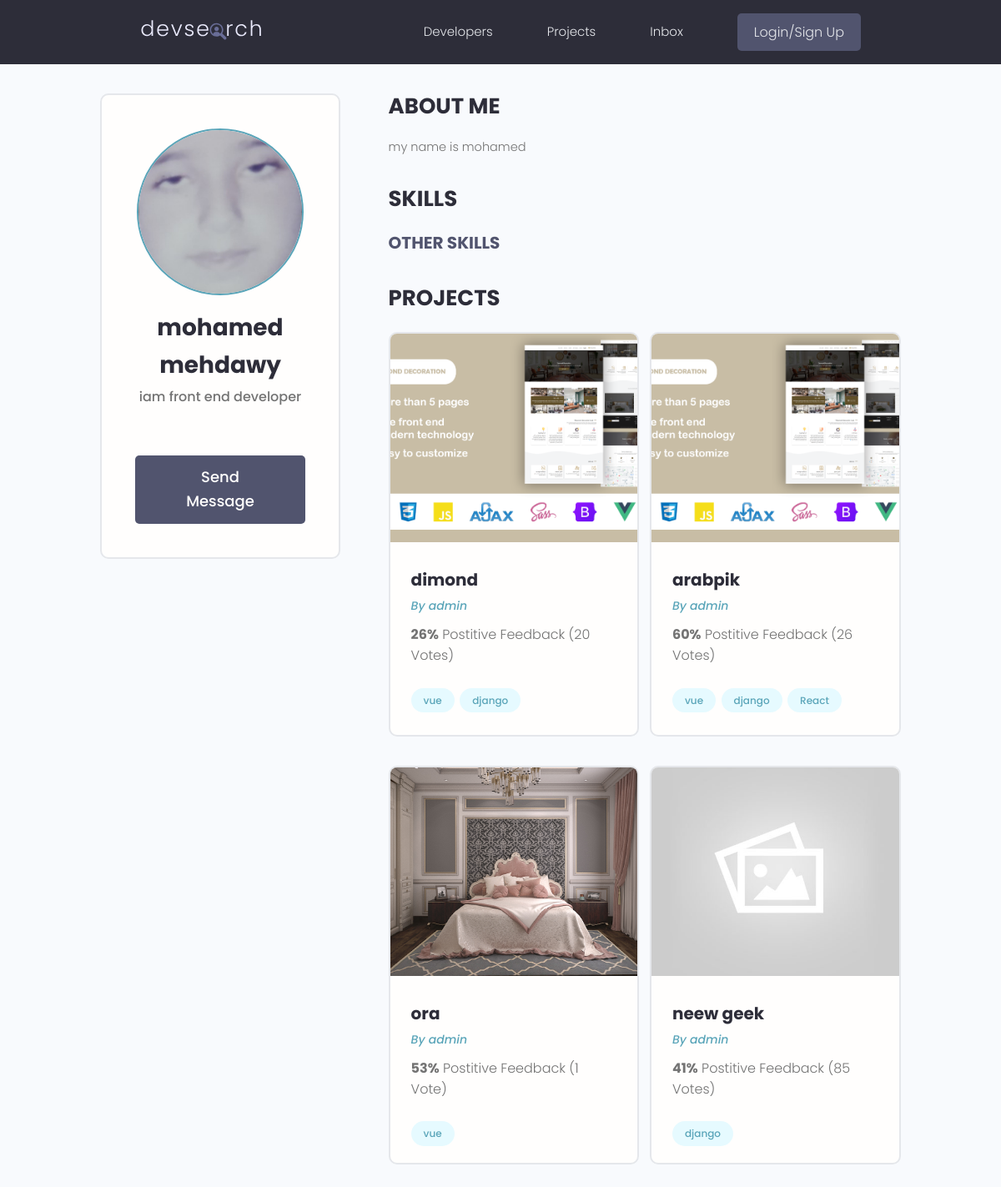
Before: /profile/0748c0b3-2df6-4669-8013-1fe528268a94 with the older database file.
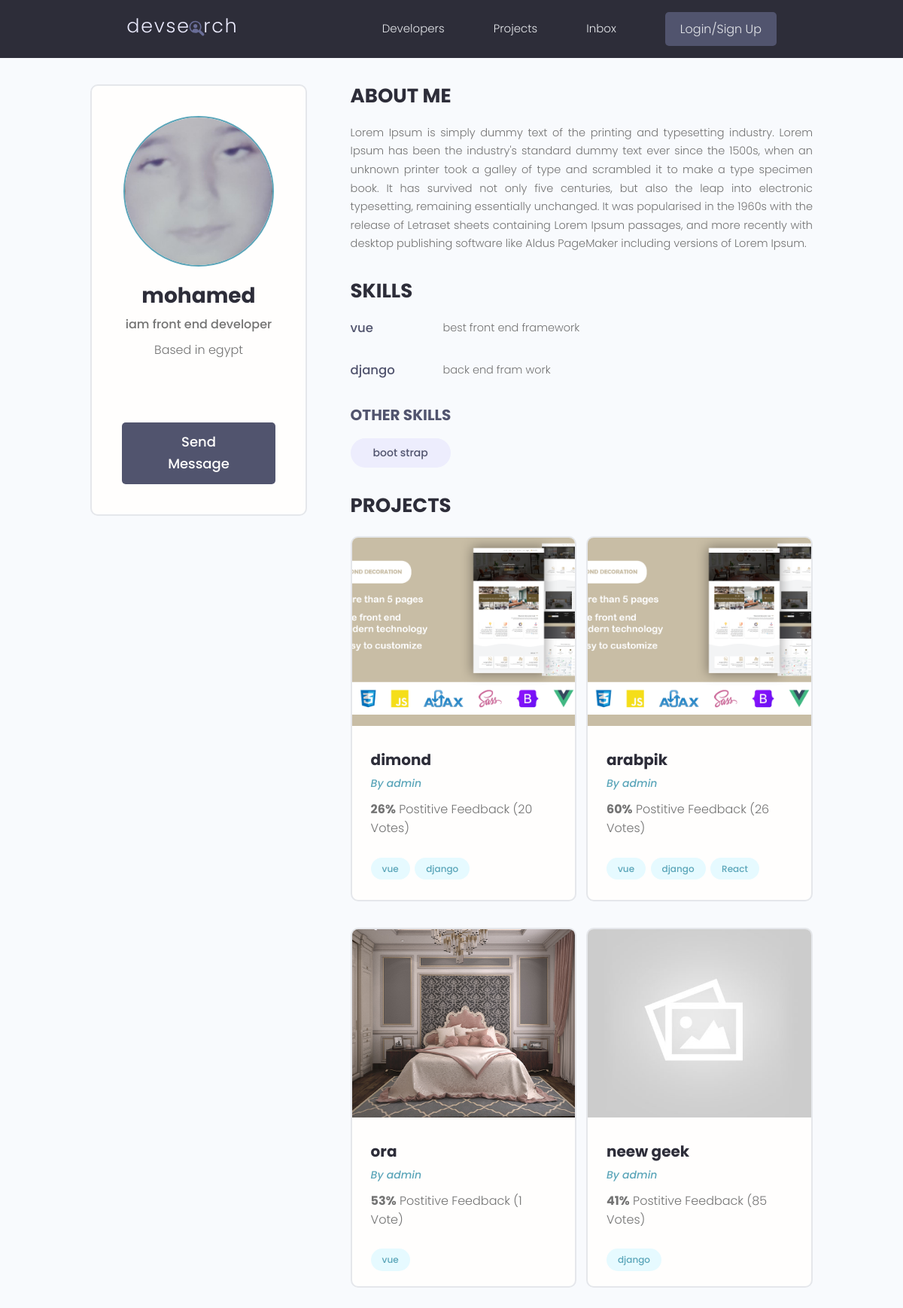
After: the same page with the newer database file.
### users/models.py (models this page shows)
class Profile(models.Model):
    id = models.UUIDField(default=uuid.uuid4, unique=True,
                            primary_key=True, editable=False)
    user = models.OneToOneField(
        User, null=True, blank=True, on_delete=models.CASCADE)
    name = models.CharField(max_length=200, null=True, blank=True)
    headline = models.CharField(max_length=800, null=True, blank=True)
    bio = models.TextField(null=True, blank=True)
    location = models.CharField(max_length=200, null=True, blank=True)
    profile_image = models.ImageField(
        null=True, blank=True, upload_to="profiles/", default="profiles/user-default.png")
    social_github = models.URLField(max_length=200, null=True, blank=True)
    social_twitter = models.URLField(max_length=200, null=True, blank=True)
    social_linkedin = models.URLField(max_length=200, null=True, blank=True)
    social_youtube = models.URLField(max_length=200, null=True, blank=True)
    social_website = models.URLField(max_length=200, null=True, blank=True)
    created = models.DateTimeField(auto_now_add=True)
    def __str__(self):
        return str(self.user.username)

class Skill(models.Model):
    id = models.UUIDField(default=uuid.uuid4, unique=True,
                            primary_key=True, editable=False)
    owner = models.ForeignKey(Profile, on_delete=models.CASCADE)
    name = models.CharField(max_length=200, null=True, blank=True)
    description = models.TextField(null=True, blank=True)
    created = models.DateTimeField(auto_now_add=True)
    def __str__(self):
        return self.name

### projects/models.py (models this page shows, shortened)
class Project(models.Model):
    id = models.UUIDField(default=uuid.uuid4, unique=True, primary_key=True, editable=False)
    owner = models.ForeignKey(Profile, null=True, blank=True, on_delete=models.SET_NULL)
    title = models.CharField(max_length=2000)
    description = models.TextField(null=True, blank=True)
    image = models.ImageField(default="default.jpg")
    tags = models.ManyToManyField('Tag', blank=True)
    demo_link = models.URLField(max_length=2000, null=True, blank=True)
    source_link = models.URLField(max_length=2000, null=True, blank=True)
    vote_total = models.IntegerField(default=0, null=True, blank=True)
    vote_ratio = models.IntegerField(default=0, null=True, blank=True)
    created = models.DateTimeField(auto_now_add=True)

class Tag(models.Model):
    id = models.UUIDField(default=uuid.uuid4, unique=True, primary_key=True, editable=False)
    name = models.CharField(max_length=300)
    created = models.DateTimeField(auto_now_add=True)
    def __str__(self):
        return self.name

### users/views.py (the view)
# urls.py: path('profile/<str:pk>', views.userProfile, name="user-profile")
def userProfile(request, pk):
    profile = Profile.objects.get(id=pk)
    topSkills = profile.skill_set.exclude(description = "")
    otherSkills = profile.skill_set.filter(description = "")
    context = {
        "profile": profile,
        "topSkills": topSkills,
        "otherSkills": otherSkills
    }
    return render(request, "users/user-profile.html", context)

### users/templates/users/user-profile.html (shortened to what the changed rows need)
{% extends "main.html" %}
{% block content %}
<main class="profile my-md">
    <div class="container">
        <div class="layout">
            <div class="column column--1of3">
                <div class="card text-center">
                    <div class="card__body dev">
                        <img class="avatar avatar--xl" src="{{profile.profile_image.url}}" />
                        <h2 class="dev__name">{{profile.name}}</h2>
                        <p class="dev__title">{{profile.headline}}</p>
                        {% if profile.location %}
                        <p class="dev__location">Based in {{profile.location}}</p>
                        {% endif %}
                        <ul class="dev__social">
                        </ul>
                        <a href="#" class="btn btn--sub btn--lg">Send Message </a>
                    </div>
                </div>
            </div>
            <div class="column column--2of3">
                <div class="devInfo">
                    <h3 class="devInfo__title">About Me</h3>
                    <p class="devInfo__about">
                        {{profile.bio}}
                    </p>
                </div>
                <div class="devInfo">
                    <div class="devInfo__skills">
                        {% for skill in topSkills %}
                        <div class="devSkill">
                            <h4 class="devSkill__title">{{skill.name}}</h4>
                            <p class="devSkill__info">
                                {{skill.description}}
                            </p>
                        </div>
                        {% endfor %}
                        <div class="devInfo__otherSkills">
                            {% for skill in otherSkills %}
                            <span class="tag tag--pill tag--sub tag--lg">
                                <small>{{skill}}</small>
                            </span>
                            {% endfor %}
                        </div>
                    </div>
                </div>
                <div class="devInfo">
                    <div class="grid grid--two">
                        {% for project in profile.project_set.all %}
                        <div class="column">
                            <div class="card project">
                                <a href="{% url 'project' project.id %}" class="project">
                                    <img class="project__thumbnail" src="{{project.image.url}}"
                                        alt="project thumbnail" />
                                    <div class="card__body">
                                        <h3 class="project__title">{{project.title}}</h3>
                                        <p><a class="project__author"
                                                href="{% url 'user-profile' profile.id %}">By {{profile}}</a></p>
                                        <p class="project--rating">
                                            <span style="font-weight: bold;">{{project.vote_ratio}}%</span> Postitive
                                            Feedback ({{project.vote_total}} Vote{{project.vote_total|pluralize}})
                                        </p>
                                        <div class="project__tags">
                                            {% for tag in project.tags.all|slice:"5" %}
                                            <span class="tag tag--pill tag--main">
                                                <small>{{tag}}</small>
                                            </span>
                                            {% endfor %}
                                        </div>
                                    </div>
                                </a>
                            </div>
                        </div>
                        {% endfor %}
                    </div>
                </div>
            </div>
        </div>
    </div>
</main>
{% endblock %}

Changed rows visible on the page:
changed Profile "iam front end developer": name "mohamed mehdawy" → "mohamed"; location (not shown) → "egypt"; bio "my name is mohamed" → "Lorem Ipsum is simply dummy text of the printing and typesetting industry. Lorem Ipsum has been the industry's standard dummy text ever since the 1500s, when an unknown printer took a galley of type and scrambled it to make a type specimen book. It has survived not only five centuries, but also the leap into electronic typesetting, remaining essentially unchanged. It was popularised in the 1960s with the release of Letraset sheets containing Lorem Ipsum passages, and more recently with desktop publishing software like Aldus PageMaker including versions of Lorem Ipsum."
added Skill: name "vue", description "best front end framework", shown under "SKILLS"
added Skill: name "django", description "back end fram work", shown under "SKILLS"
added Skill: name "boot strap", shown under "OTHER SKILLS"
Other visible differences:
text now shown: "Based in"
